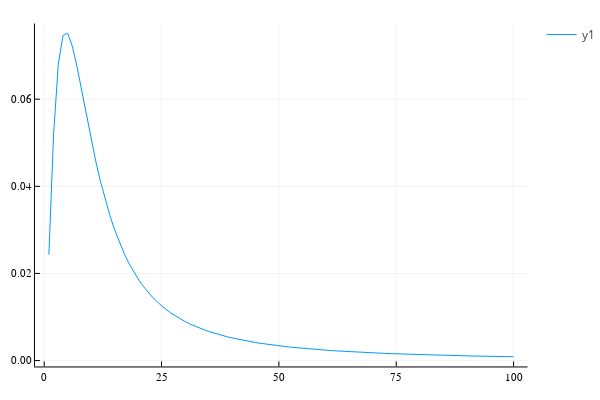

The notebook cell this image was saved under:
### Code cell
plot(ts[2:end], 0.5*([terms1...]+[terms2...].-d))

### Figure 1 — Plotly figure (JSON) as saved in the notebook; plotly's stock layout.template omitted (floating-point values rounded to 4 significant figures)
{"data": [{"colorbar": {"title": ""}, "legendgroup": "y1", "line": {"color": "rgba(0, 154, 250, 1.000)", "dash": "solid", "shape": "linear", "width": 1}, "mode": "lines", "name": "y1", "showlegend": true, "type": "scatter", "x": [1, 2, 3, 4, 5, 6, 7, 8, 9, 10, 11, 12, 13, 14, 15, 16, 17, 18, 19, 20, 21, 22, 23, 24, 25, 26, 27, 28, 29, 30, 31, 32, 33, 34, 35, 36, 37, 38, 39, 40, 41, 42, 43, 44, 45, 46, 47, 48, 49, 50, 51, 52, 53, 54, 55, 56, 57, 58, 59, 60, 61, 62, 63, 64, 65, 66, 67, 68, 69, 70, 71, 72, 73, 74, 75, 76, 77, 78, 79, 80, 81, 82, 83, 84, 85, 86, 87, 88, 89, 90, 91, 92, 93, 94, 95, 96, 97, 98, 99, 100], "xaxis": "x", "y": [0.02432, 0.0519, 0.06798, 0.0746, 0.07513, 0.07216, 0.06738, 0.06186, 0.0562, 0.05075, 0.04569, 0.04109, 0.03696, 0.03329, 0.03005, 0.02719, 0.02467, 0.02244, 0.02048, 0.01875, 0.01721, 0.01585, 0.01463, 0.01355, 0.01257, 0.0117, 0.01091, 0.0102, 0.00955, 0.008963, 0.008428, 0.007939, 0.007491, 0.00708, 0.006702, 0.006353, 0.00603, 0.005732, 0.005455, 0.005197, 0.004958, 0.004734, 0.004526, 0.004331, 0.004148, 0.003976, 0.003815, 0.003664, 0.003521, 0.003387, 0.00326, 0.00314, 0.003027, 0.002919, 0.002817, 0.002721, 0.002629, 0.002542, 0.002459, 0.002381, 0.002305, 0.002234, 0.002165, 0.0021, 0.002038, 0.001978, 0.001921, 0.001867, 0.001814, 0.001764, 0.001716, 0.00167, 0.001626, 0.001583, 0.001542, 0.001503, 0.001465, 0.001429, 0.001393, 0.00136, 0.001327, 0.001296, 0.001265, 0.001236, 0.001208, 0.00118, 0.001154, 0.001128, 0.001104, 0.00108, 0.001057, 0.001034, 0.001013, 0.0009916, 0.0009712, 0.0009515, 0.0009323, 0.0009138, 0.0008957, 0.0008782], "yaxis": "y", "zmax": null, "zmin": null}], "layout": {"annotations": [], "height": 400, "legend_position": {"bgcolor": "rgba(255, 255, 255, 1.000)", "bordercolor": "rgba(0, 0, 0, 1.000)", "borderwidth": 1, "font": {"color": "rgba(0, 0, 0, 1.000)", "family": "sans-serif", "size": 11}, "title": {"font": {"color": "rgba(0, 0, 0, 1.000)", "family": "sans-serif", "size": 15}, "text": ""}, "tracegroupgap": 0, "traceorder": "normal", "x": 1, "xanchor": "auto", "y": 1, "yanchor": "auto"}, "margin": {"b": 20, "l": 0, "r": 0, "t": 20}, "paper_bgcolor": "rgba(255, 255, 255, 1.000)", "plot_bgcolor": "rgba(255, 255, 255, 1.000)", "showlegend": true, "width": 600, "xaxis": {"anchor": "y", "domain": [0.06582, 0.9934], "gridcolor": "rgba(0, 0, 0, 0.100)", "gridwidth": 0.5, "linecolor": "rgba(0, 0, 0, 1.000)", "mirror": false, "range": [-1.97, 103.0], "showgrid": true, "showline": true, "showticklabels": true, "tickangle": 0, "tickcolor": "rgb(0, 0, 0)", "tickfont": {"color": "rgba(0, 0, 0, 1.000)", "family": "sans-serif", "size": 11}, "tickmode": "array", "ticks": "inside", "ticktext": ["0", "25", "50", "75", "100"], "tickvals": [0, 25, 50, 75, 100], "title": "", "titlefont": {"color": "rgba(0, 0, 0, 1.000)", "family": "sans-serif", "size": 15}, "type": "-", "visible": true, "zeroline": false, "zerolinecolor": "rgba(0, 0, 0, 1.000)"}, "yaxis": {"anchor": "x", "domain": [0.03762, 0.9902], "gridcolor": "rgba(0, 0, 0, 0.100)", "gridwidth": 0.5, "linecolor": "rgba(0, 0, 0, 1.000)", "mirror": false, "range": [-0.001349, 0.07736], "showgrid": true, "showline": true, "showticklabels": true, "tickangle": 0, "tickcolor": "rgb(0, 0, 0)", "tickfont": {"color": "rgba(0, 0, 0, 1.000)", "family": "sans-serif", "size": 11}, "tickmode": "array", "ticks": "inside", "ticktext": ["0.00", "0.02", "0.04", "0.06"], "tickvals": [0, 0.02, 0.04, 0.06], "title": "", "titlefont": {"color": "rgba(0, 0, 0, 1.000)", "family": "sans-serif", "size": 15}, "type": "-", "visible": true, "zeroline": false, "zerolinecolor": "rgba(0, 0, 0, 1.000)"}}}
